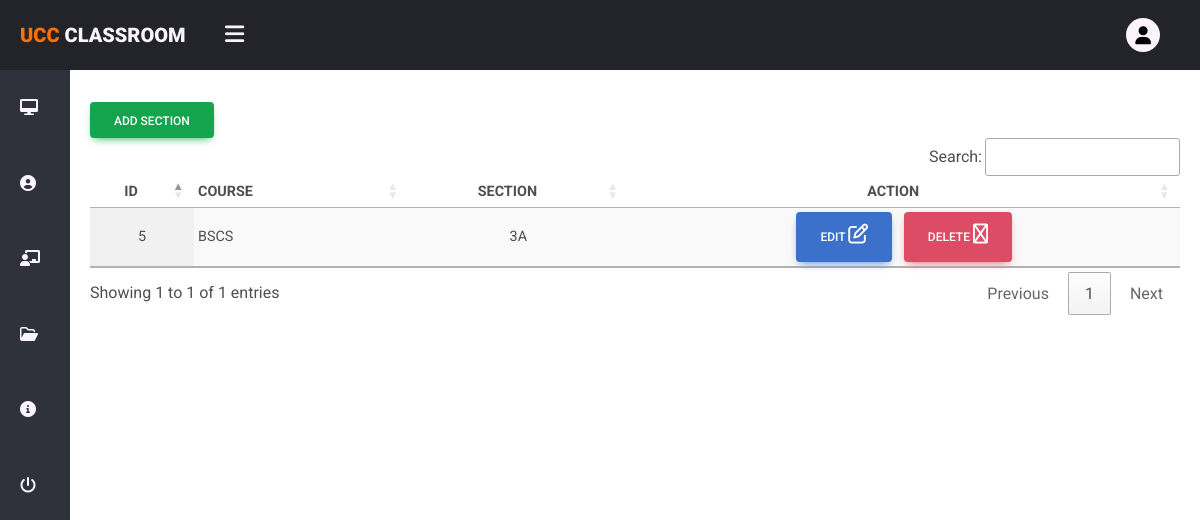
The page /admin/sectionManage.php (signed in) on the database its author committed.
### tables this page shows
CREATE TABLE `sections` (
  `id` int(11) NOT NULL,
  `course` varchar(155) NOT NULL,
  `section` varchar(100) NOT NULL
);

### admin/sectionManage.php (the view, shortened to what this page needs)
<?php
  require('includes/Header.php');
?>
  <div class="x--main-container">
    <?php
      require './Modals/Add/AddSectionModal.php';
    ?>
  <div class="container pt-4 ">
    <div class="container-lg p-2 bg-white rounded">
    <button type="button" class="btn btn-success" data-toggle="modal" data-target="#sectionModal">
      Add Section
    </button>
      <table id="tableView" class="display responsive  compact table table-striped" width="100%">
        <thead>
          <tr>
            <th class="text-center">ID</th>
            <th class="text-start">COURSE</th>
            <th class="text-center">SECTION</th>
            <th class="text-center">ACTION</th>
          </tr>
        </thead>
        <tbody>
          <?php
            $section = $con->query("SELECT * FROM sections");
            if($section->num_rows > 0) {
              while($row = $section->fetch_assoc()){?>
                <tr>
                  <td class="text-center  align-middle"><?php echo $row['id'] ?></td>
                  <td class="text-start  align-middle"><?php echo $row['course'] ?></td>
                  <td class="text-center  align-middle"><?php echo $row['section'] ?></td>
                  <td class="text-center  align-middle">
                    <a href="admin_components/action.php?role=section&action=edit&id=<?php echo $row['id'] ?>">
                    <button type="submit" class="btn btn-primary mx-1">
                        Edit
                        <i class="fa-solid fa-pen-to-square h5"></i>
                    </button>
                    </a>
                    <a href="admin_components/action.php?role=section&action=delete&id=<?php echo $row['id'] ?>" class="text-white text-decoration-none">
                      <button type="submit" class="btn btn-danger mx-1">Delete
                        <i class="fa fa-trash h5" aria-hidden="true"></i>
                      </button>
                    </a>
                  </td>
                </tr>
              <?php
              }
            }
          ?>
        </tbody>
      </table>
    </div>
    </div>
  </div>
<?php
require('includes/Footer.php');
?>

### main-css/userManage.css (style rules this page uses)
.x--main-container { margin: auto; }
.btn-success { align-items: center; justify-content: center; }

### main-css/nav.css (style rules this page uses)
* { margin: 0; padding: 0; list-style: none; text-decoration: none; box-sizing: border-box; font-family: "Roboto", sans-serif; }
body { background: url(../uploads/ucc-bg.jpg) no-repeat center center fixed; -webkit-background-size: cover; -moz-background-size: cover; -o-background-size: cover; background-size: cover; height: 100vh; overflow-x: hidden; }
.x--wrapper .x--main-container { width: calc(100% - 70px); margin-left: 70px; margin-top: 70px; transition: 1s; }
.x--main-container { animation: transitionIn 0.75s; }

### rows shown on the page
sections: id "5", course "BSCS", section "3A"
